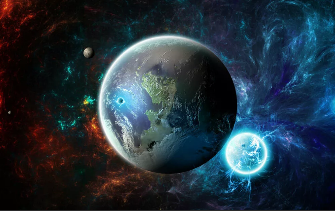
%> input picture 5/Космос1s.png, 335 x 211 px
$ octave N1.m   (GNU Octave 9; MATLAB toolbox functions it lacks are replaced by stand-ins)
%> lines starting %> are read from the running program, lines starting %| are printed output that depends on the picture; in (x1, y1, x2, y2) boxes, pixels count from 0 and x2, y2 are one past the last pixel; in counts of white or black regions, pixels touching at a corner belong together; the program's own positions count from 1
close all
clear
I = imread('Космос1s.png');
%> I is the input picture: size 211x335x3 uint8; mean R, G, B 35.2, 49.5, 60.4
I=rgb2gray(I);
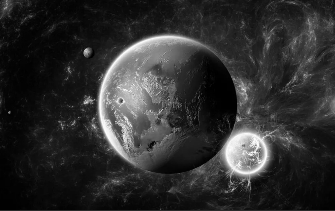
%> I: size 211x335 uint8; min 0, max 254, mean 46.5
imshow(I);
title('Исходная картинка')

I1 = zeros(size(I));
porog = 150;
I1(I>porog) = I(I>porog);
figure
imshow(I1);
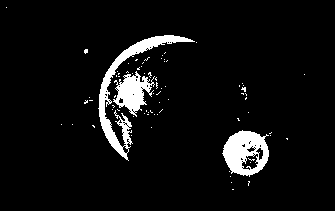
%> displayed picture: size 211x335, on the screen's scale of 0 to 255; 6% white; 75 white regions (72 under 20 px), largest, box (x1, y1, x2, y2) and area: (98, 35, 195, 161) 1711, (222, 130, 269, 177) 1377, (113, 71, 155, 117) 940
title('Порог')

level = graythresh(I);
%> level = 0.345
I2 = imbinarize(I,level);
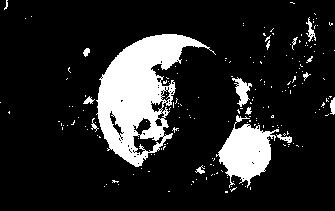
%> I2: size 211x335 logical; 14.8% white; 191 white regions (176 under 20 px), largest, box (x1, y1, x2, y2) and area: (96, 34, 216, 167) 6946, (216, 115, 279, 188) 2267, (232, 77, 252, 107) 271
figure
imshow(I2);
title('Оцу')

I31 = watershed(I);
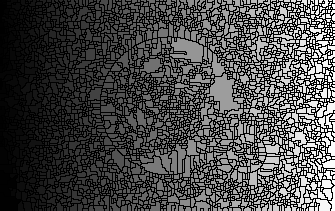
%> I31: size 211x335 uint16; min 0, max 3276, mean 939.3; drawn with min black and max white
I31(I31>10)=30*I31(I31>10);
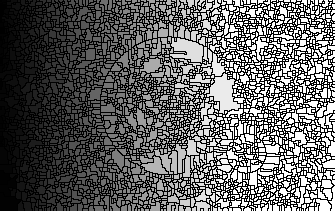
%> I31: size 211x335 uint16; min 0, max 65535, mean 25143.4; drawn with min black and max white
figure
imshow(I31);
title('водораздел')

% негатив
I32 = imadjust(I,[0 1],[1 0],0.25);
I32 = watershed(I32);
%> I32: size 211x335 uint16
I32(I32>10)=30*I32(I32>10);
figure
imshow(I32);
title('негатив')

% размытие
I32=I;
h=fspecial('average', [3 3]);
I32=imfilter(I32,h);
%> I32: size 211x335 uint8
I32 = watershed(I32);
%> I32: size 211x335 uint16
I32(I32>10)=50*I32(I32>10);
figure
imshow(I32);
title('размытие')

% негатив и размытие
I32 = imadjust(I,[0 1],[1 0],0.25);
h=fspecial('average', [3 3]);
I32=imfilter(I32,h);
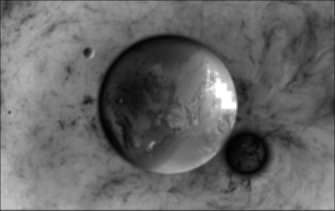
%> I32: size 211x335 uint8; min 2, max 255, mean 103.2
I32 = watershed(I32);
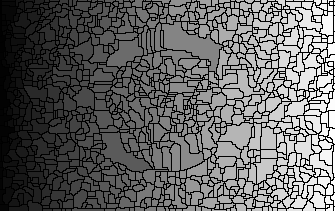
%> I32: size 211x335 uint16; min 0, max 1029, mean 401.6; drawn with min black and max white
I32(I32>10)=50*I32(I32>10);
figure
imshow(I32);
title('негатив и размытие')
